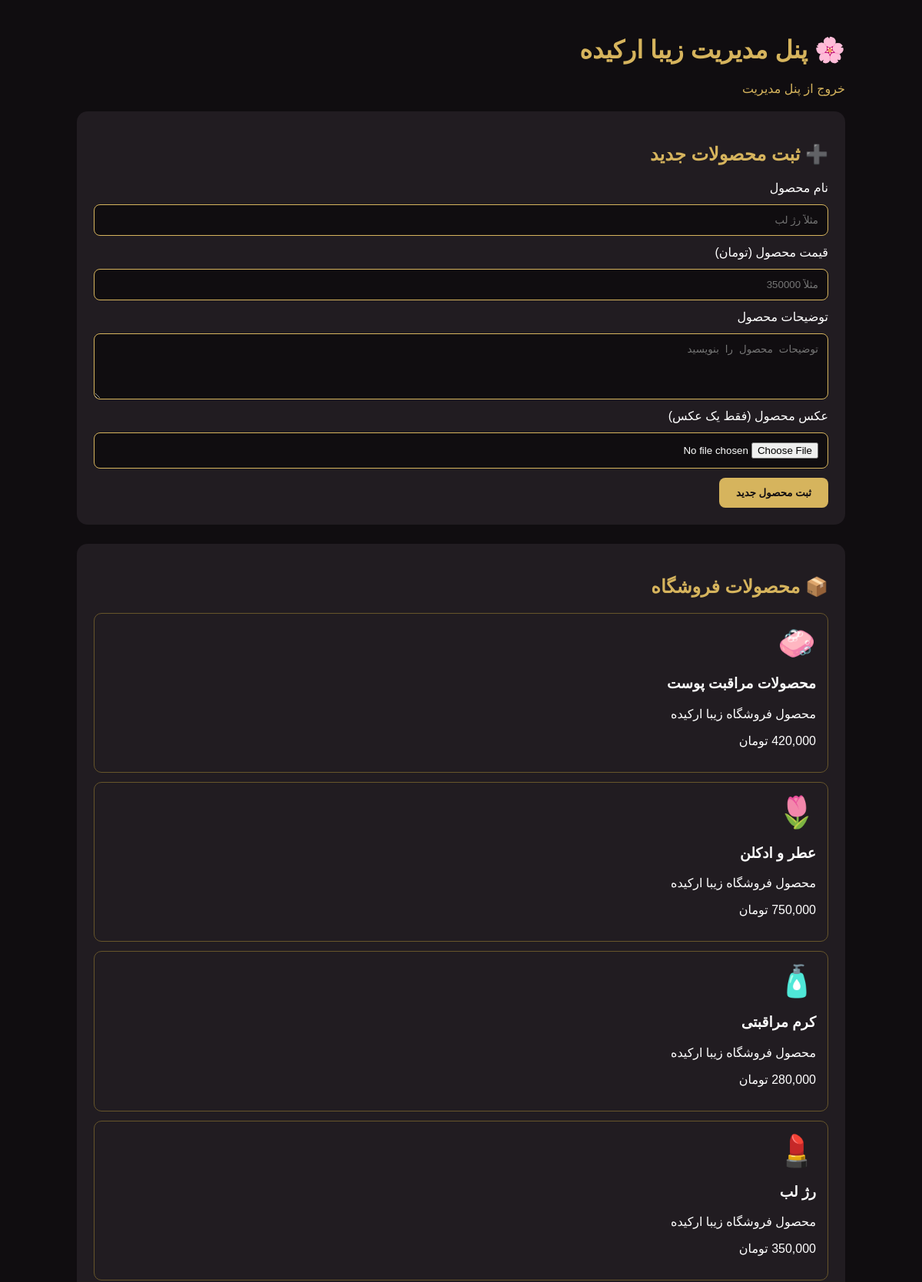
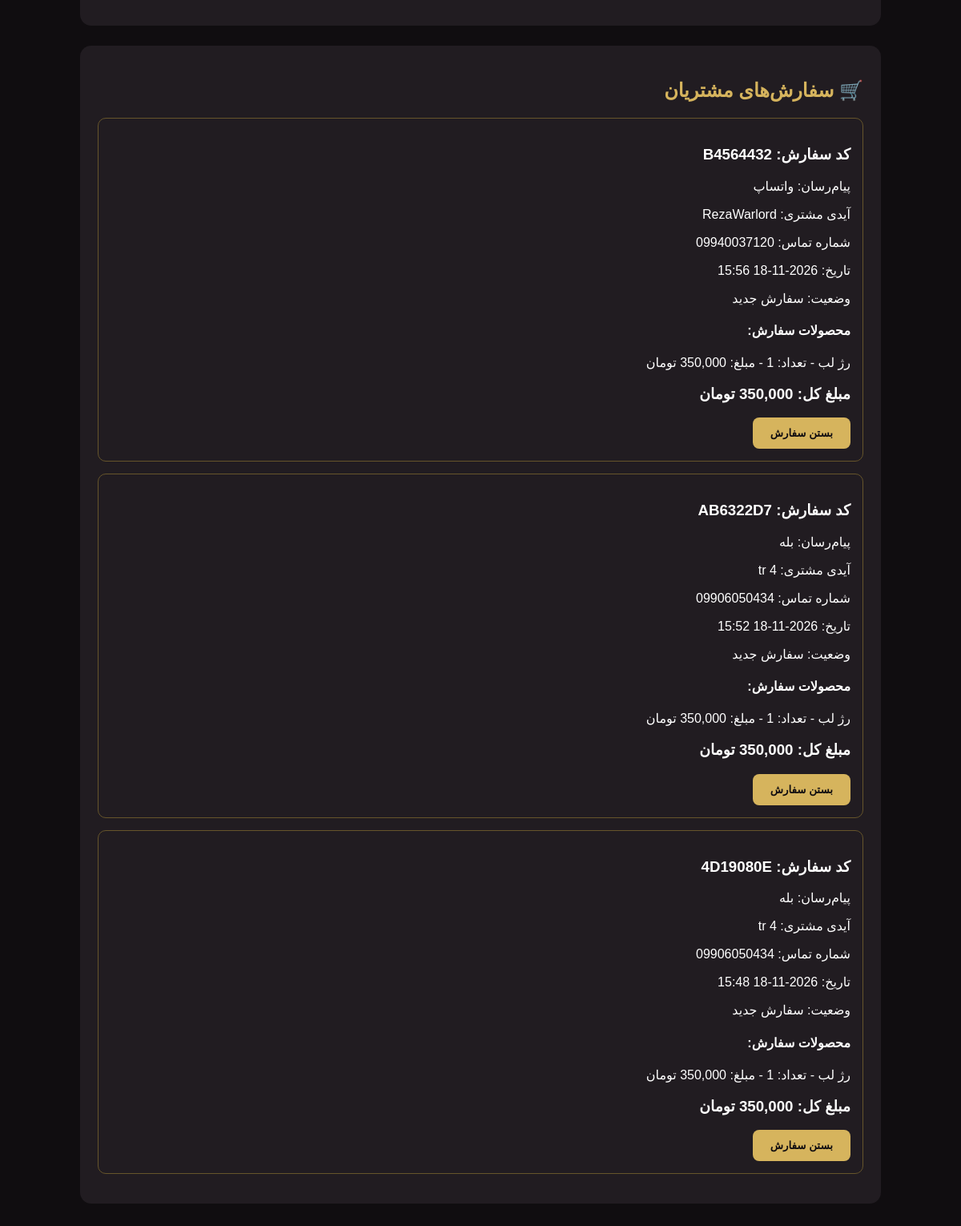
/admin (signed in), run on the app's committed database (2 pictures, top to bottom).
### tables this page shows
CREATE TABLE products (
            id INTEGER PRIMARY KEY AUTOINCREMENT,
            name TEXT NOT NULL,
            price INTEGER NOT NULL,
            description TEXT DEFAULT '',
            image TEXT DEFAULT '',
            emoji TEXT DEFAULT '📦'
        );

CREATE TABLE orders (
            id INTEGER PRIMARY KEY AUTOINCREMENT,
            order_code TEXT UNIQUE NOT NULL,
            platform TEXT NOT NULL,
            customer_id TEXT NOT NULL,
            phone TEXT NOT NULL,
            items TEXT NOT NULL,
            total INTEGER NOT NULL,
            status TEXT DEFAULT 'سفارش جدید',
            created_at TEXT NOT NULL
        );

### app.py (the view)
@app.route("/admin")
@admin_required
def admin_panel():
    conn = get_db()
    cursor = conn.cursor()
    cursor.execute("""
        SELECT * FROM orders
        ORDER BY id DESC
    """)
    rows = cursor.fetchall()
    conn.close()
    order_list = []
    for row in rows:
        order = dict(row)
        try:
            order["items"] = json.loads(order["items"])
        except (json.JSONDecodeError, TypeError):
            order["items"] = []
        order_list.append(order)
    return render_template(
        "admin.html",
        orders=order_list,
        products=get_products()
    )

### app.py (called while the page is built)
def get_db():
    conn = sqlite3.connect(DB_NAME)
    conn.row_factory = sqlite3.Row
    return conn

def get_products():
    conn = get_db()
    cursor = conn.cursor()
    cursor.execute("""
        SELECT * FROM products
        ORDER BY id DESC
    """)
    rows = cursor.fetchall()
    conn.close()
    return [dict(row) for row in rows]

def admin_required(function):
    @wraps(function)
    def wrapper(*args, **kwargs):
        if not session.get("is_admin"):
            return redirect(url_for("admin_login"))
        return function(*args, **kwargs)
    return wrapper

### templates/admin.html (shortened to what this page needs)
<!DOCTYPE html>
<html lang="fa" dir="rtl">
<head>
</head>
<body>
<div class="container">
    <h1>🌸 پنل مدیریت زیبا ارکیده</h1>
    <a class="logout" href="/admin/logout">خروج از پنل مدیریت</a>
    <div class="box">
        <h2>➕ ثبت محصولات جدید</h2>
        <form action="{{ url_for('add_product') }}"
              method="POST"
              enctype="multipart/form-data">
            <label>نام محصول</label>
            <input type="text" name="name" maxlength="100"
                   placeholder="مثلاً رژ لب" required>
            <label>قیمت محصول (تومان)</label>
            <input type="number" name="price" min="1"
                   placeholder="مثلاً 350000" required>
            <label>توضیحات محصول</label>
            <textarea name="description" rows="4"
                      placeholder="توضیحات محصول را بنویسید"></textarea>
            <label>عکس محصول (فقط یک عکس)</label>
            <input type="file" name="image"
                   accept=".jpg,.jpeg,.png,.webp"
                   required>
            <button type="submit">ثبت محصول جدید</button>
        </form>
    </div>
    <div class="box">
        <h2>📦 محصولات فروشگاه</h2>
        {% for product in products %}
        <div class="product">
            {% if product.image %}
            <img src="{{ url_for('static', filename='uploads/' + product.image) }}"
                 alt="{{ product.name }}">
            {% else %}
            <div style="font-size:40px">{{ product.emoji }}</div>
            {% endif %}
            <h3>{{ product.name }}</h3>
            <p>{{ product.description }}</p>
            <p>{{ "{:,}".format(product.price) }} تومان</p>
        </div>
        {% else %}
        <p>هنوز محصولی ثبت نشده است.</p>
        {% endfor %}
    </div>
    <div class="box">
        <h2>🛒 سفارش‌های مشتریان</h2>
        {% for order in orders %}
        <div class="order">
            <h3>کد سفارش: {{ order.order_code }}</h3>
            <p>پیام‌رسان: {{ order.platform }}</p>
            <p>آیدی مشتری: {{ order.customer_id }}</p>
            <p>شماره تماس: {{ order.phone }}</p>
            <p>تاریخ: {{ order.created_at }}</p>
            <p>وضعیت: {{ order.status }}</p>
            <h4>محصولات سفارش:</h4>
            {% for item in order["items"] %}
            <p>
                {{ item.name }}
                - تعداد: {{ item.quantity }}
                - مبلغ: {{ "{:,}".format(item.subtotal) }} تومان
            </p>
            {% endfor %}
            <h3>
                مبلغ کل: {{ "{:,}".format(order.total) }} تومان
            </h3>
            {% if order.status != "بسته‌شده" %}
            <form action="{{ url_for('close_order', order_id=order.id) }}"
                  method="POST"
                  onsubmit="return confirm('آیا از بستن سفارش مطمئنی؟');">
                <button type="submit">بستن سفارش</button>
            </form>
            {% else %}
            <p class="closed">این سفارش بسته شده است ✅</p>
            {% endif %}
        </div>
        {% else %}
        <p>هنوز سفارشی ثبت نشده است.</p>
        {% endfor %}
    </div>
</div>
</body>
</html>

### templates/admin.html (style rules this page uses)
body { background: #100d10; color: white; font-family: Tahoma, sans-serif; padding: 25px; margin: 0; }
h1, h2 { color: #d6b45d; }
.container { max-width: 1000px; margin: auto; }
.box { background: #211c21; padding: 22px; border-radius: 14px; margin-bottom: 25px; }
input, textarea { display: block; width: 100%; box-sizing: border-box; padding: 12px; margin: 12px 0; border-radius: 8px; border: 1px solid #d6b45d; background: #100d10; color: white; }
input[type="file"] { cursor: pointer; }
button { background: #d6b45d; color: #100d10; padding: 12px 22px; border: none; border-radius: 8px; cursor: pointer; font-weight: bold; }
.logout { color: #d6b45d; text-decoration: none; display: inline-block; margin-bottom: 20px; }
.product { border: 1px solid #66552b; border-radius: 10px; padding: 15px; margin: 12px 0; }
.order { border: 1px solid #66552b; padding: 15px; border-radius: 10px; margin: 15px 0; }

### data on the page
products: emoji "🧼", name "محصولات مراقبت پوست", description "محصول فروشگاه زیبا ارکیده", price "420,000"
products: emoji "🌷", name "عطر و ادکلن", description "محصول فروشگاه زیبا ارکیده", price "750,000"
products: emoji "🧴", name "کرم مراقبتی", description "محصول فروشگاه زیبا ارکیده", price "280,000"
products: emoji "💄", name "رژ لب", description "محصول فروشگاه زیبا ارکیده", price "350,000", quantity "1", subtotal "350,000"
orders: order_code "B4564432", platform "واتساپ", customer_id "RezaWarlord", phone "09940037120", created_at "2026-11-18 15:56", status "سفارش جدید", total "350,000"
orders: order_code "AB6322D7", platform "بله", customer_id "tr 4", phone "09906050434", created_at "2026-11-18 15:52", status "سفارش جدید", total "350,000"
orders: order_code "4D19080E", platform "بله", customer_id "tr 4", phone "09906050434", created_at "2026-11-18 15:48", status "سفارش جدید", total "350,000"
